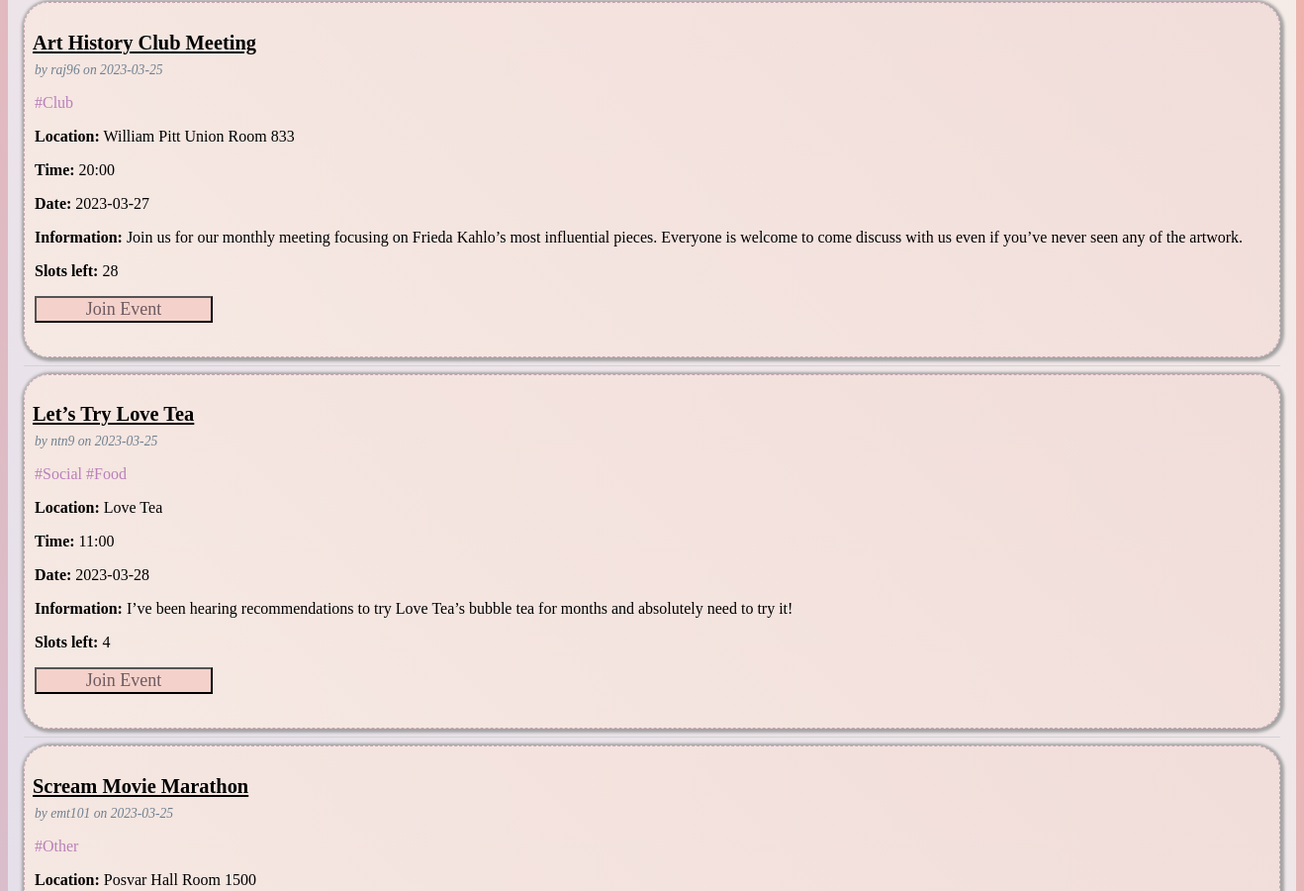
Before: / (middle part) with the older database file.
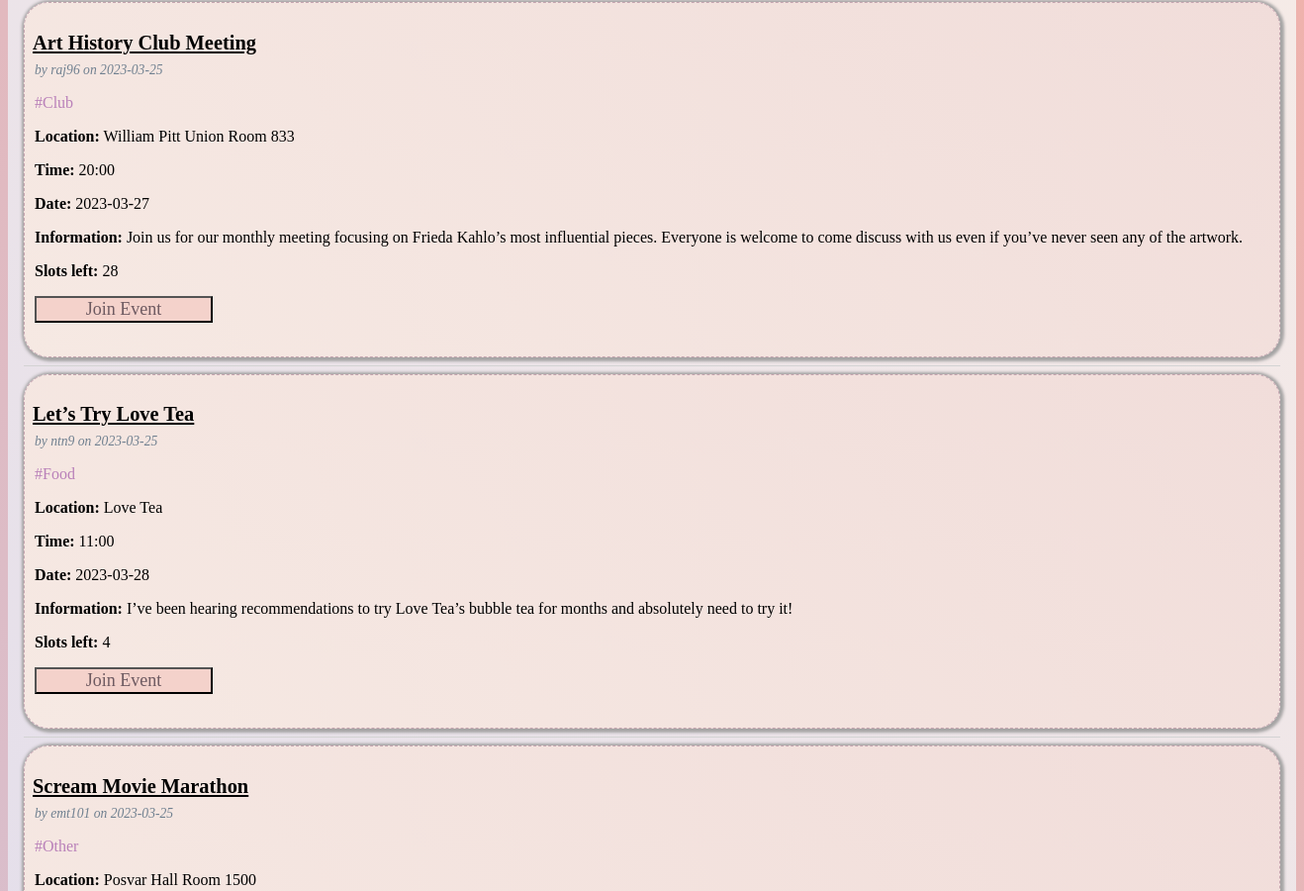
After: the same page with the newer database file.
### tables this page shows
CREATE TABLE post (
  id INTEGER PRIMARY KEY AUTOINCREMENT,
  author_id INTEGER NOT NULL,
  created TIMESTAMP NOT NULL DEFAULT CURRENT_TIMESTAMP,
  title TEXT NOT NULL,
  body TEXT NOT NULL,
  tag TEXT NOT NULL, 
  location TEXT NOT NULL,
  time TEXT NOT NULL,
  date TEXT NOT NULL,
  joins INTEGER NOT NULL,
  joined_id TEXT NOT NULL,
  FOREIGN KEY (author_id) REFERENCES user (id)
);

CREATE TABLE user (
  id INTEGER PRIMARY KEY AUTOINCREMENT,
  username TEXT UNIQUE NOT NULL,
  password TEXT NOT NULL,
  first_name TEXT NOT NULL,
  last_name TEXT NOT NULL,
  phone_num TEXT NOT NULL,
  email TEXT NOT NULL
);

### flaskr/blog.py (the view)
@bp.route('/')
def index():
    db = get_db()
    posts = db.execute(
        'SELECT p.id, title, body, tag, location, time, date, joins, joined_id, created, author_id, username'
        ' FROM post p JOIN user u ON p.author_id = u.id'
        ' ORDER BY created DESC'
    ).fetchall()
    return render_template('blog/index.html', posts=posts)

### flaskr/auth.py (called while the page is built)
@bp.before_app_request
def load_logged_in_user():
    user_id = session.get('user_id')
    if user_id is None:
        g.user = None
    else:
        g.user = get_db().execute(
            'SELECT * FROM user WHERE id = ?', (user_id,)
        ).fetchone()

### flaskr/db.py (called while the page is built)
def get_db():
    if 'db' not in g:
        g.db = sqlite3.connect(
            current_app.config['DATABASE'],
            detect_types=sqlite3.PARSE_DECLTYPES
        )
        g.db.row_factory = sqlite3.Row
    return g.db

### flaskr/templates/blog/index.html (shortened to what this page needs)
{% extends 'base.html' %}
{% block content %}
{% for post in posts %}
<article class="post">
    <header>
        <div style="padding-top: 0%;">
            <h1><a class="action" href="{{ url_for('blog.post_page', id=post['id']) }}">{{ post['title'] }}</a></h1>
            <div class=" about" style="padding-left: 10px;">by {{ post['username'] }} on {{
                post['created'].strftime('%Y-%m-%d') }}
            </div>
        </div>
    </header>
    <p class="tag" style="color: rgb(185, 128, 185); padding-left: 10px;">{{ post['tag']}}</p>
    <p class="location" style="padding-left: 10px;"><b>Location:</b> {{ post['location']}}</p>
    <p class="time" style="padding-left: 10px;"><b>Time:</b> {{ post['time']}}</p>
    <p class="time" style="padding-left: 10px;"><b>Date:</b> {{ post['date']}}</p>
    <p class="body" style="padding-left: 10px; padding-right: 10px;"><b>Information:</b> {{ post['body'] }}</p>
    <p class="joins" style="padding-left: 10px;"><b>Slots left: </b>{{ post['joins']}}</p>
    <form action="{{ url_for('blog.join_post', id=post['id']) }}" method="post" style="padding-left: 10px;">
        <input class="danger" type="submit" value="Join Event" onclick="return confirm('Are you sure?');">
    </form>
</article>
{% if not loop.last %}
<hr>
{% endif %}
{% endfor %}
{% endblock %}

Changed rows visible on the page:
changed post "Let’s Try Love Tea": tag "#Social #Food" → "#Food"
